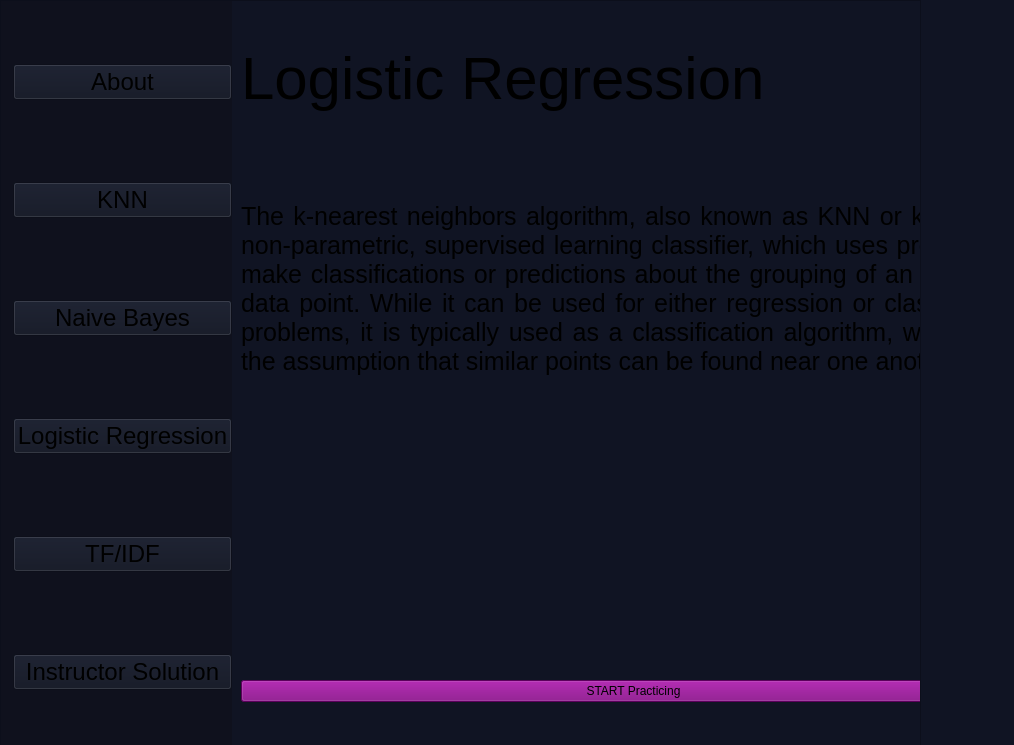
<?xml version="1.0" encoding="UTF-8"?>
<ui version="4.0">
 <class>linear_reg</class>
 <widget class="QWidget" name="linear_reg">
  <property name="geometry">
   <rect>
    <x>0</x>
    <y>0</y>
    <width>1014</width>
    <height>745</height>
   </rect>
  </property>
  <property name="windowTitle">
   <string>Form</string>
  </property>
  <property name="styleSheet">
   <string notr="true">background-color:rgb(16, 20, 35)</string>
  </property>
  <widget class="QScrollArea" name="scrollArea">
   <property name="geometry">
    <rect>
     <x>0</x>
     <y>0</y>
     <width>921</width>
     <height>751</height>
    </rect>
   </property>
   <property name="autoFillBackground">
    <bool>true</bool>
   </property>
   <property name="sizeAdjustPolicy">
    <enum>QAbstractScrollArea::AdjustToContents</enum>
   </property>
   <property name="widgetResizable">
    <bool>true</bool>
   </property>
   <property name="alignment">
    <set>Qt::AlignJustify|Qt::AlignVCenter</set>
   </property>
   <widget class="QWidget" name="scrollAreaWidgetContents_2">
    <property name="geometry">
     <rect>
      <x>0</x>
      <y>0</y>
      <width>919</width>
      <height>749</height>
     </rect>
    </property>
    <property name="styleSheet">
     <string notr="true">background-color:rgba(16, 20, 34, 222)</string>
    </property>
    <widget class="QWidget" name="verticalWidget_2" native="true">
     <property name="geometry">
      <rect>
       <x>-10</x>
       <y>-30</y>
       <width>241</width>
       <height>1011</height>
      </rect>
     </property>
     <property name="styleSheet">
      <string notr="true">background-color: rgba(14, 16, 27, 179);</string>
     </property>
     <layout class="QVBoxLayout" name="verticalLayout_2">
      <property name="leftMargin">
       <number>22</number>
      </property>
      <property name="topMargin">
       <number>17</number>
      </property>
      <property name="bottomMargin">
       <number>216</number>
      </property>
      <item>
       <widget class="QPushButton" name="PushButton_7">
        <property name="font">
         <font>
          <family>Helvetica Neue</family>
          <pointsize>18</pointsize>
         </font>
        </property>
        <property name="styleSheet">
         <string notr="true">background-color:rgba(16, 20, 34, 222);</string>
        </property>
        <property name="text">
         <string>About</string>
        </property>
       </widget>
      </item>
      <item>
       <widget class="QPushButton" name="PushButton_8">
        <property name="font">
         <font>
          <family>Helvetica Neue</family>
          <pointsize>18</pointsize>
         </font>
        </property>
        <property name="styleSheet">
         <string notr="true">background-color:rgba(16, 20, 34, 222);</string>
        </property>
        <property name="text">
         <string>KNN</string>
        </property>
       </widget>
      </item>
      <item>
       <widget class="QPushButton" name="PushButton_9">
        <property name="font">
         <font>
          <family>Helvetica Neue</family>
          <pointsize>18</pointsize>
         </font>
        </property>
        <property name="styleSheet">
         <string notr="true">background-color:rgba(16, 20, 34, 222);</string>
        </property>
        <property name="text">
         <string>Naive Bayes</string>
        </property>
       </widget>
      </item>
      <item>
       <widget class="QPushButton" name="PushButton_10">
        <property name="font">
         <font>
          <family>Helvetica Neue</family>
          <pointsize>18</pointsize>
         </font>
        </property>
        <property name="styleSheet">
         <string notr="true">background-color:rgba(16, 20, 34, 222);</string>
        </property>
        <property name="text">
         <string>Logistic Regression</string>
        </property>
       </widget>
      </item>
      <item>
       <widget class="QPushButton" name="PushButton_11">
        <property name="font">
         <font>
          <family>Helvetica Neue</family>
          <pointsize>18</pointsize>
         </font>
        </property>
        <property name="styleSheet">
         <string notr="true">background-color:rgba(16, 20, 34, 222);</string>
        </property>
        <property name="text">
         <string>TF/IDF</string>
        </property>
       </widget>
      </item>
      <item>
       <widget class="QPushButton" name="Instructor_3">
        <property name="font">
         <font>
          <family>Helvetica Neue</family>
          <pointsize>18</pointsize>
         </font>
        </property>
        <property name="styleSheet">
         <string notr="true">background-color:rgba(16, 20, 34, 222);</string>
        </property>
        <property name="text">
         <string>Instructor Solution</string>
        </property>
       </widget>
      </item>
     </layout>
    </widget>
    <widget class="QWidget" name="verticalLayoutWidget_3">
     <property name="geometry">
      <rect>
       <x>240</x>
       <y>-40</y>
       <width>785</width>
       <height>741</height>
      </rect>
     </property>
     <layout class="QVBoxLayout" name="verticalLayout_6">
      <item>
       <widget class="QLabel" name="label_7">
        <property name="font">
         <font>
          <family>Helvetica Neue</family>
          <pointsize>45</pointsize>
         </font>
        </property>
        <property name="text">
         <string>Logistic Regression</string>
        </property>
        <property name="scaledContents">
         <bool>false</bool>
        </property>
        <property name="alignment">
         <set>Qt::AlignJustify|Qt::AlignVCenter</set>
        </property>
        <property name="margin">
         <number>7</number>
        </property>
       </widget>
      </item>
      <item>
       <widget class="QLabel" name="label_8">
        <property name="font">
         <font>
          <family>Helvetica Neue</family>
          <pointsize>19</pointsize>
         </font>
        </property>
        <property name="text">
         <string>The k-nearest neighbors algorithm, also known as KNN or k-NN, is a non-parametric, supervised learning classifier, which uses proximity to make classifications or predictions about the grouping of an individual data point. While it can be used for either regression or classification problems, it is typically used as a classification algorithm, working off the assumption that similar points can be found near one another.

</string>
        </property>
        <property name="alignment">
         <set>Qt::AlignJustify|Qt::AlignVCenter</set>
        </property>
        <property name="wordWrap">
         <bool>true</bool>
        </property>
        <property name="margin">
         <number>7</number>
        </property>
       </widget>
      </item>
      <item>
       <widget class="QLabel" name="image_4">
        <property name="text">
         <string/>
        </property>
        <property name="pixmap">
         <pixmap>../../Desktop/Frame 2.png</pixmap>
        </property>
        <property name="alignment">
         <set>Qt::AlignJustify|Qt::AlignVCenter</set>
        </property>
        <property name="margin">
         <number>7</number>
        </property>
       </widget>
      </item>
      <item>
       <widget class="QPushButton" name="pushButton_4">
        <property name="styleSheet">
         <string notr="true">background-color: purple;</string>
        </property>
        <property name="text">
         <string>START Practicing</string>
        </property>
       </widget>
      </item>
     </layout>
    </widget>
   </widget>
  </widget>
 </widget>
 <resources/>
 <connections/>
</ui>
